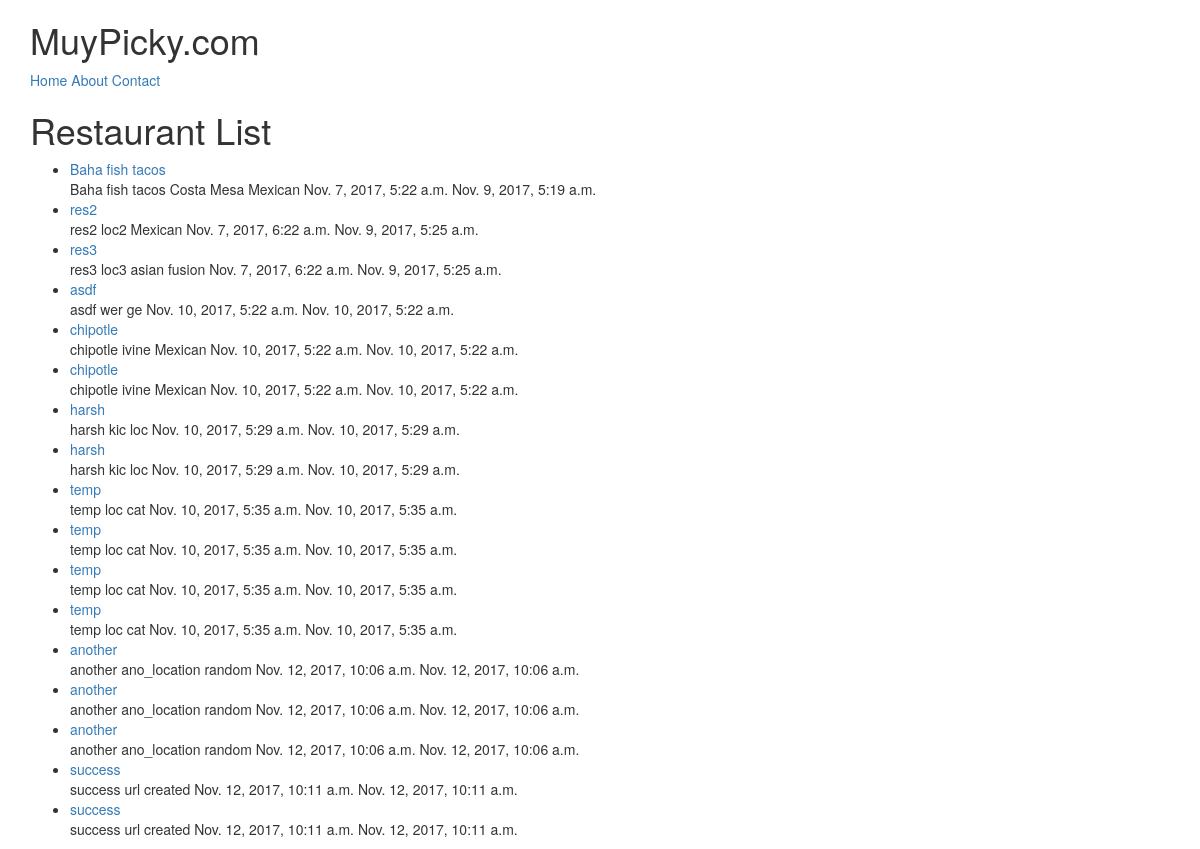
The page /restaurants/ on the database its author committed.
### restaurants/models.py (models this page shows, shortened)
class RestaurantLocation(models.Model):
	name 			= models.CharField(max_length=150)
	location 		= models.CharField(max_length=150, null = True, blank = True)
	category 		= models.CharField(max_length=150, null = True, blank = True)
	timestamp		= models.DateTimeField( auto_now_add = True)
	updated 		= models.DateTimeField(auto_now = True)
	slug			= models.SlugField(null = True, blank = True)
	def __str__(self):
		return self.name

### restaurants/views.py (the view)
# urls.py: url(r'^restaurants/$', RestaurantListView.as_view()),
class RestaurantListView(ListView):
	def get_queryset(self):
		slug = self.kwargs.get("slug")
		if slug:
			queryset = RestaurantLocation.objects.filter(
				Q(category__iexact = slug)|
				Q(category__icontains = slug)
			)
		else:
			queryset = RestaurantLocation.objects.all()
		return queryset

### restaurants/templates/restaurants/restaurantlocation_list.html (shortened to what this page needs)
{%extends "base.html" %}
{%block content %}
<h1>Restaurant List</h1>
<ul>
{% for obj in object_list %}
    <li><a href='/restaurants/{{ obj.slug }}/'>{{ obj }}</a><br/>
    {{ obj.name }} {{ obj.location }} {{ obj.category }} {{ obj.timestamp }} {{ obj.updated }}</li>
{% endfor %}
</ul>
{%endblock content %}

### templates/base.html (shortened to what this page needs)
<!DOCTYPE html>
<html lang=en>
<head>
	{%include 'snippets/css.html' %}
</head>
<body>
	{%include 'snippets/nav.html' %}
<div class="container">
{%block content %}
{%endblock content %}
</div>
</body>
</html>

### templates/snippets/css.html (shortened to what this page needs)
<link rel="stylesheet" href="https://maxcdn.bootstrapcdn.com/bootstrap/3.3.7/css/bootstrap.min.css">
<link rel="stylesheet" href="https://maxcdn.bootstrapcdn.com/bootstrap/3.3.7/css/bootstrap-theme.min.css">

### templates/snippets/nav.html
<div class="container">
<h1>MuyPicky.com</h1>
	<a href="/">Home</a>
	<a href="/about/">About</a>
	<a href="/contact/">Contact</a>
	</div>

### rows shown on the page
RestaurantLocation: name "Baha fish tacos", location "Costa Mesa", category "Mexican", timestamp "Nov. 7, 2017, 5:22 a.m.", updated "Nov. 9, 2017, 5:19 a.m."
RestaurantLocation: name "res2", location "loc2", category "Mexican", timestamp "Nov. 7, 2017, 6:22 a.m.", updated "Nov. 9, 2017, 5:25 a.m."
RestaurantLocation: name "res3", location "loc3", category "asian fusion", timestamp "Nov. 7, 2017, 6:22 a.m.", updated "Nov. 9, 2017, 5:25 a.m."
RestaurantLocation: name "asdf", location "wer", category "ge", timestamp "Nov. 10, 2017, 5:22 a.m.", updated "Nov. 10, 2017, 5:22 a.m."
RestaurantLocation: name "chipotle", location "ivine", category "Mexican", timestamp "Nov. 10, 2017, 5:22 a.m.", updated "Nov. 10, 2017, 5:22 a.m."
RestaurantLocation: name "chipotle", location "ivine", category "Mexican", timestamp "Nov. 10, 2017, 5:22 a.m.", updated "Nov. 10, 2017, 5:22 a.m."
RestaurantLocation: name "harsh", location "kic", category "loc", timestamp "Nov. 10, 2017, 5:29 a.m.", updated "Nov. 10, 2017, 5:29 a.m."
RestaurantLocation: name "harsh", location "kic", category "loc", timestamp "Nov. 10, 2017, 5:29 a.m.", updated "Nov. 10, 2017, 5:29 a.m."
RestaurantLocation: name "temp", location "loc", category "cat", timestamp "Nov. 10, 2017, 5:35 a.m.", updated "Nov. 10, 2017, 5:35 a.m."
RestaurantLocation: name "temp", location "loc", category "cat", timestamp "Nov. 10, 2017, 5:35 a.m.", updated "Nov. 10, 2017, 5:35 a.m."
RestaurantLocation: name "temp", location "loc", category "cat", timestamp "Nov. 10, 2017, 5:35 a.m.", updated "Nov. 10, 2017, 5:35 a.m."
RestaurantLocation: name "temp", location "loc", category "cat", timestamp "Nov. 10, 2017, 5:35 a.m.", updated "Nov. 10, 2017, 5:35 a.m."
RestaurantLocation: name "another", location "ano_location", category "random", timestamp "Nov. 12, 2017, 10:06 a.m.", updated "Nov. 12, 2017, 10:06 a.m."
RestaurantLocation: name "another", location "ano_location", category "random", timestamp "Nov. 12, 2017, 10:06 a.m.", updated "Nov. 12, 2017, 10:06 a.m."
RestaurantLocation: name "another", location "ano_location", category "random", timestamp "Nov. 12, 2017, 10:06 a.m.", updated "Nov. 12, 2017, 10:06 a.m."
RestaurantLocation: name "success", location "url", category "created", timestamp "Nov. 12, 2017, 10:11 a.m.", updated "Nov. 12, 2017, 10:11 a.m."
RestaurantLocation: name "success", location "url", category "created", timestamp "Nov. 12, 2017, 10:11 a.m.", updated "Nov. 12, 2017, 10:11 a.m."
